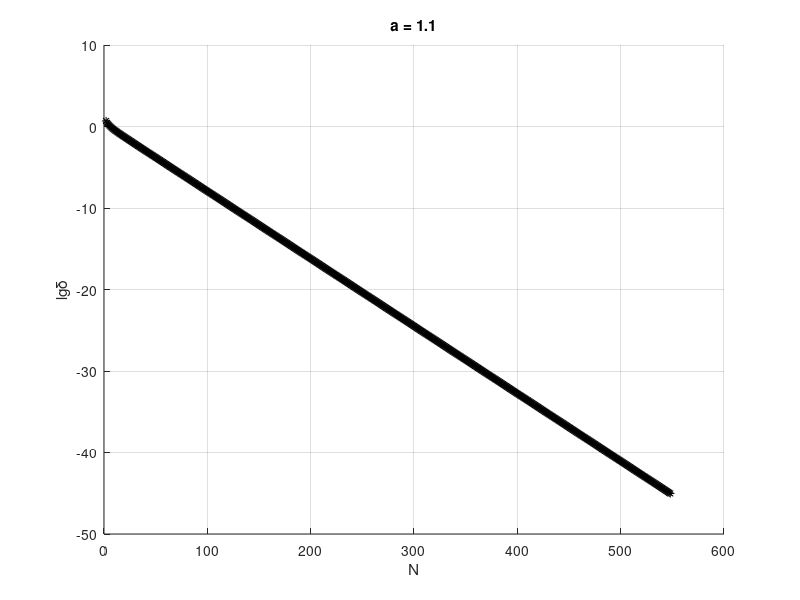

MATLAB code for this plot:
clear all
close all
clc

d = [4.76190476190475747393985637126128821968310983451338053758104400044125578
2.864323106014945982349844439942969276080475064321830991753696165141428121
1.932512788403375090345317048716682436171817160362671710456007099441248644
1.386673226903504828897711267003321015636311741247785443536963371829805953
1.03346926371634796974435754341880184598698163106353271039840708241725907
0.789991533397069904553517704806126021852591683957423008441153043603747713
0.614747317542262863296495712588679701203218269257397634687905204972507924
0.484657911111870286158551954073230530753773665926750662508753081933882153
0.385857707473261244785186768999971925769704876591620579112002375791446118
0.309511891205595615692134171848425908823151969407637933239026659558624138
0.249725057350200095382278523655969556684043690631634710922432037654572841
0.202414752350216300166718464036454703925417592432330082466873312529634048
0.164667390814216596261493206542113958640126202621035076865447537037082418
0.13435138638320912297097715886697397360418923539345007164551274640726396
0.109874939350245705320643612476656682893919331493274657261653188762347437
0.090028911600778984080278877422947333857639134593935335460890578163461107
0.073881710386050225115287273505739422740557206261548514826210869217317371
0.060707041821881222231138616142624100515976228470042921862041664054209287
0.049933058557565639635815147293802629988577782053907598662579691016692486
0.041105802453020508516829350402320084096145482171330733191138105168849007
0.033862426817782232780493667068346026627549231485686251534344493414701602
0.027911253611647715588660851380075521545145323780265300699282603516013918
0.02301670140749445816521269806839825041531212012154316764988591974444674
0.01898774641925088408627879842834221735519581959401527098579378952467725
0.015668987937970093435264003975602715718924107837170034931151674861398888
0.012933661901396835979907115493791960495702007081915293563613133930968437
0.010678131057683272124574099626397794782514800921854515752868795996457346
0.008817507644445544185854550372289270783733700857513335965264538984343641
0.007282153883640056184894379685551803498110635110569751014686303854164927
0.006014869238298506571352693970569673036321630159203531573945759098500382
0.004968619364095589422125693799168083890170385349010673072690305742350751
0.004104695379444518261917913930148376106146095986569506668825348248064753
0.003391217084933827247380014872412401845672291777952239064243997656220818
0.002801912553764618153717978587013792898637181981659139286701251248558461
0.002315120796886693340018084976808445804556875430630617537768643655196573
0.001912975176586661030670837660182651970772310127566658725810966016442848
0.001580733749795238949851549280509435411511222657605579065202380569849792
0.001306229377684603678578435300661851490461256169949859124508304244796955
0.001079417685050619843564832703925902369953366774491079159326472491190132
0.000892005118088683723361087543780073727646875673505785481575245211488964
0.000737142675523627273210643706331877197059649054754865168865676580834568
0.000609173558529445254615324378141351246247206911414027607900017279380365
0.000503425138536563232803874509065275777162970879395282245846179990208234
0.000416037385659966714241081277551166342791768108970947318953107083923179
0.000343821316846396676326970105732198617451926107007103625458379278300641
0.000284142176605847486985009149056508249849060359277044056305012123480007
0.000234823005289165119838434858691146697933211097181123289658215245683811
0.000194065020677411340845138544836600466974856660269767175851103845096804
0.000160381870367514779453045303217513284679129063082466631743838334414748
0.000132545330900082710333453678032740543915633970051011963615953827781658
0.000109540455586267114445124906667209383344526651894095151467473450671663
9.0528523381008337464711503625994763234122687343027290231727589177015e-05
7.4816429579163292662802174885475268389516375633506147393596510136197e-05
6.1831396697595497782759764723608094446398867401497319165730810700254e-05
5.1100079723246285555998196594319075619819437950939891650199196239569e-05
4.2231301373760218229741147914872986308307411269940332044942117285391e-05
3.4901786211047139354116307399830674625877669612484700724052824827359e-05
2.8844372355255796406833983314378973384800168376527666009493651764891e-05
2.3838270262565764348569213180017132088960258730324242264370862103527e-05
1.9701012922581626264695400119136974743480041915179861590866189599355e-05
1.6281803671373634177268862184857486142461765708291249366091143618098e-05
1.3456018886803637089926681605963461756113212295852574106176056354196e-05
1.1120665014569969146164826247623317991372124827543455008998759112013e-05
9.190624217108730884961817275302612347941830225356652224749900392169e-06
7.595551722134309123948910454517141165904798005669255565844945772626e-06
6.277311728503488797491671209338488290700364393960286798638605362865e-06
5.187858375219259130397139685268306048279247582707458844741521685576e-06
4.287484513755449583707427794289291976805008434253449138037580133418e-06
3.543374438145658633819612572513044281910661259442266602435427460317e-06
2.928407811693045730573100251885019724750395295805748353615536413267e-06
2.420171188631504053939513859443015650513014413774401287733283135918e-06
2.000141098063652354765822191421645239616453015681424069313146391491e-06
1.653008912309916676688039291402696095543845301938969516467833059191e-06
1.366122890684761006289949542091171466077862788522626842848661002634e-06
1.129027061258547433866392745056032481742625004684639959330926406438e-06
9.3308013318578889387773429716083251359388523973917590272684385944e-07
7.71140549432724484065646271954096077765475708036384070387298928994e-07
6.37306200606283818544210586747287301179540708299303673343929035023e-07
5.26699312983602717713507791983686400738742879917568289926754410203e-07
4.35288670411671459760930451700438509547678130840055503698367389332e-07
3.59742690522228453198485568253652264016088252677972283480377874502e-07
2.97308000296811998677726045494607499562739380453193697354142980477e-07
2.45709085417593311587955077300285512242590391101925352922281527756e-07
2.03065355930941447553700148503096724561500743216629264726891906496e-07
1.67822605531131793979513419385790478847634812273541766323145223915e-07
1.38696366379626877177352474495803117172411610161532394411560801588e-07
1.1462509493301584638047040147954826767869622151313147673729809567e-07
9.473148256297740974089554134533884960789079500349355244469084002e-08
7.8290480874574490003168559570641024828556615408628752705804066076e-08
6.4702876358038046863628936316237737799699754046308710980967682264e-08
5.3473451263859982165514054004806742483278262020544547004127498228e-08
4.4192934743229238113778132963204941980544351981246487017507096996e-08
3.6523086437898171941817709666388855212599906095080626514218039114e-08
3.01843688703658880215463462134810711437594348171356411074035148e-08
2.4945759337864882172723163151341510252803873635961861926230669576e-08
2.0616329990905530592895356460652788606582930922980687030204342001e-08
1.7038289221096872483999717804643800420669865808357706694464919234e-08
1.4081230742395895775603232859814753820310854809660745590731601656e-08
1.1637380765970797442170140951406823679275908790284345014182083685e-08
9.617670045731766063052229414020331574938049293948463527333414767e-09
7.948487635097249154920559756336917349960693619388151147640271063e-09
6.568998041434524459493401599788918069421869021738286784188426124e-09
5.428923998384934212435225493338455314120326840571369340397221623e-09
4.486714046339148298253878005798384079013645577392729344829545625e-09
3.708028136163858918558643689706324252387654817615332316717260881e-09
3.064486062052972878002230346738759341696730058744750436197342675e-09
2.532633108525190907529436038082054885406212576105675301287355153e-09
2.093085213240887569901758042098376398861315911077904601227166244e-09
1.729822489997390130760671985166959331010290321270551393151235363e-09
1.429605363440001957532017739215904992018048075496209028021054683e-09
1.181492035768183565382054735979766484122108594771669168556637031e-09
9.76439698891371884009575193182244420366799665686476369150363693e-10
8.06974957699584688079865354795222178240626728667316452729674401e-10
6.6692145260202019421402677006355293808319332839514778279671202e-10
5.51174754187678259968148307250300856635264662202273660669651406e-10
4.55516325755223906009062969068842932678366774844171621749972618e-10
3.76459773337957862247468572022979881780424401720283852389138097e-10
3.11123779608948942757469911686180344076321639659406633342538369e-10
2.57127090579625817465093418597220662297383009657818343750449332e-10
2.12501727747465904462427749228093296767653576162173569396269801e-10
1.75621262598280696480851396673949174322792096751821951712332705e-10
1.45141539335420286849117668077260333259637558121929738441974842e-10
1.19951685399806547235302672130513642257579153899818204881914534e-10
9.9133624296426934319936498572016321046617256740654273612839735e-11
8.1928615120376161905700896219156417285837546493812288051545113e-11
6.7709599272602499643118872471110355924603058410169130654997013e-11
5.5958346505985500703382163979775470794182643682502118293090284e-11
4.6246567360115358992218085883833111292053812122299926752060299e-11
3.8220303603262308709683612040387806763618580349543567461686542e-11
3.1587027771196351217949615155455645005111644696508830533049798e-11
2.6104981629023134278807754686813677149475412435605062594203647e-11
2.1574364982619515266944146577420652275994607652782869609244197e-11
1.7830053704614015894032823467923532667156530688104829140427413e-11
1.4735581574040534818532083041856763949014140589267361266379753e-11
1.2178166590102049920689348533221906764496272575217275016117251e-11
1.006460048767801750809955974059586266801335432085773465446576e-11
8.317851642702529737745676467705353043858923243350134417907268e-12
6.874257555948012471652258582805862824155458801774521307457357e-12
5.681204591689504414819715194020107945745923848025304492466194e-12
4.695210406352866794254043901442119221322553085608138992363292e-12
3.880339178802590758676951597775674036148159135448413034028219e-12
3.20689188330694850151858441306622981166655195238870057400692e-12
2.650323870500942444343038491984546152171030580094552091474278e-12
2.190350306198669749529461088303742887516035701487086732503177e-12
1.810206864626688125893041818055576576647467476221141868244254e-12
1.496038731096223552923877807838816170080004371899945963793013e-12
1.236395645533923593707742209185394931185066193215527362518279e-12
1.021814583085787888916007339857605465851564875983274044607014e-12
8.44474862054302255532591805922510152709012114698586414157977e-13
6.97913109135740591462358632728741325997691614688813145353054e-13
5.76787693500580353405185866943086011724626126477315414265386e-13
4.76684044215333995222650105844648102993581702895290576557453e-13
3.93953755549847994881082027110808093591203997756857967761043e-13
3.2558161615688904402581384071468551504237824699303324138364e-13
2.69075715832132782550802285204542759249161570650644693758398e-13
2.22376624654650457281502513673959474526407790300486602540624e-13
1.83782334425327717273464524267402990778423244580993673033662e-13
1.51886226797789285233855066590366495711343231752531410481081e-13
1.2552580727089871821399981518386765968259120404310819779344e-13
1.037403365875185624380958784189796640464729687689713971129e-13
8.5735815361584876470439172030821881045864934083262210662842e-14
7.085604575337544245636222819435880335306538462120236650726e-14
5.855871549865705515905080663014140729905036530435728389475e-14
4.8395632643517997032880265676989002399716147985387663017222e-14
3.9996390614477525030589136087437827162125170562513618933105e-14
3.3054868276427597474889394431681738015708595680018855741577e-14
2.7318072955725211844607280611971133302570948393926467885326e-14
2.2576919798119957708376634050232253543174896822566774917003e-14
1.8658611403404887631272586326322127436218003248189027902605e-14
1.5420340002813931634741822778710738770201399674802945441803e-14
1.2744082646953645017267094633593843083728340358237587715939e-14
1.0532299708226140665206238222954780756381696244652903053754e-14
8.704379924153826655350944419034787542265095602352754273487e-15
7.193702416656049008018105565486391371820275191973132725565e-15
5.945208608806647754045734914432147943570608578042797422017e-15
4.913395544468300841529497190200028571541322496425485370824e-15
4.060657474767188555557947031850168788923717719746707523946e-15
3.355915268402633557785268309312647282776389953568660628685e-15
2.773483692894737298692813141753327891035661169757098666418e-15
2.292135283384079542754942631429862733063903578872386435685e-15
1.894326680482709719017894172652394285907052299652332596567e-15
1.565559240068354653968621231043546184828256388098388700996e-15
1.293850611626739015432538768094694396594643842393482976641e-15
1.069298026137800557874026261880317765671424018596827732008e-15
8.83717376973388673887598307136066942925858927595410164667e-16
7.30344939647428487478828150339064111830764695285706743631e-16
6.03590859212750684007311330259363450457440816013822793288e-16
4.98835420836983932169126849532330474790500806585537928096e-16
4.12260678377672588489482688728742551719525063823796880274e-16
3.40711304444357445097266682229299054443006769428107960752e-16
2.81579590449882133025294626988922373080925772880259134978e-16
2.32710405330481058948227566565179642133413825161163049502e-16
1.92322649033455386046068114086329279194729579372489201985e-16
1.58944338044177976928723195772181281543465912468966607641e-16
1.31358957061304090311839994361251671573863232770100519608e-16
1.08561121538267824581826600239220387612047252050004879909e-16
8.9719935155593228202552721189412253266798830823065910162e-17
7.4148706740159680232893984024663573887925093845476600385e-17
6.127992292575179159262519957984329212113261354263746659e-17
5.0644564401447753224638793915797222378043280638570169366e-17
4.1855011902022929623783937034659470348764779877865722465e-17
3.4590918927291671675347247636573210774550584923592811004e-17
2.8587536303546831401156269370884626325588044460294353733e-17
2.3626063060782501421869332263059044434770691589909064372e-17
1.952567195105991534110106844885957968545570428594271733e-17
1.6136918967818109221503339574054180205975297435144716782e-17
1.3336296667618269913348291498833863654592432387308043371e-17
1.1021732783155593178299716009736839412558361271093271007e-17
9.108870068723629247019395086849783523933921978765160345e-18
7.527991792333576669040978083376552377099843227414054277e-18
6.221480820110392932989973908990765068323391528556807475e-18
5.141719686041646219224877951164301234979028668231378575e-18
4.249355112431111889940427636329365569356894120236523081e-18
3.511863729281910084551110065232116539401497233217669647e-18
2.90236671841480125327461539228184789362449689869509865e-18
2.398650180508099821420362455490530333400491212389047467e-18
1.982355521081073912080781274080458831437420689627840679e-18
1.638310348000887265824428030894039847994333627408561165e-18
1.353975494215609091775079793658723798120596139450037856e-18
1.118988011748437085108836220248953338465213302981885134e-18
9.24783480783832152321077716752777944032978856594914915e-19
7.64283868416390085052412844804899791151348450647940054e-19
6.31639560674702447590613710191543027598104651007679377e-19
5.2201616584686144260968079480634636624416829548739898e-19
4.31418318881703601892119049539988485608327591473677574e-19
3.56544065191490522486825571066466235518880489903702474e-19
2.94664516687182202396376991767676350019816979434806504e-19
2.43524393956348888268656077950722858421544883134792319e-19
2.0125982971599078424626331264073490335707596961355248e-19
1.66330437781810538629949741269101518214004637819160252e-19
1.37463171720504555179814989190860161235994129904905032e-19
1.13605927041739283454394918390927780932673479345444206e-19
9.3889195902263855460746025170816534456083514122161224e-20
7.759437677873044652741367889325967759943932886771183e-20
6.4127584114653251236742861183449362629454941972889136e-20
5.2998003400539868496404689592600000217066443298306682e-20
4.3800002810363520609666372722790147149450159684889884e-20
3.6198349430052490525938265415085264951466497073414025e-20
2.9915991264506185686176064955417056147093941399839811e-20
2.4723959722732380871952510492089670930806000981139052e-20
2.0433024564241633784551060897249366429809832625955051e-20
1.6886797160530273127975813234973220533765337158780975e-20
1.3956030711182041653682192136062056343562584775428102e-20
1.1533909678662842479297164358311291212935449282214985e-20
9.532156759225488112983812726586709592394619614762455e-21
7.877815503492137664179684153319593094829547841549302e-21
6.510591325200112720669531668496233055658416206285249e-21
5.380653987768687329992096388518269749393168013147039e-21
4.446821477494782199243165979403785522021481286988762e-21
3.675059072309736761270924029303287380940551291982084e-21
3.037238902735319146938555892056611880381335516306843e-21
2.510114795649023683027501747465458926225207949613811e-21
2.07447503772646551874060792653312622797356040499919e-21
1.714442179939227424578140365379633081729216293978328e-21
1.416894363586138138609760542944378561258036053945183e-21
1.170987077343915627933556594151628205327592900380595e-21
9.67757915160260693251467643652462363610705717390094e-22
7.99799929884512840471971717927010969096598227438545e-22
6.60991677590506372987307341291368875326686965111055e-22
5.46274113711162203508859207996992203645040044415222e-22
4.51466209678646376274938799854214949335397152190521e-22
3.73112569982352316833888911182493513933317253165025e-22
3.08357495853183683124837882090020076500337269192742e-22
2.54840905663788126718271061307158471331448238677424e-22
2.10612318730403376499815164409820385981502654566831e-22
1.74059767545787886354267141389563980628446103837793e-22
1.43851047558502362186675720454946692959810175318613e-22
1.18885163271489536327770312845808863905004263101691e-22
9.8252201050817782751539320173500665950388522593066e-23
8.120016615770063378932793839707420652584550596262e-23
6.7107575336942661716163118856918403562059322193852e-23
5.5460806063588967668729526057939237437664643301449e-23
4.5835376912056990671513144991554842250392176741321e-23
3.7880476786823953115451353557952282513188760197837e-23
3.1306179162664419006815900042601137841415470569841e-23
2.5872875341044970207665558433394575771693011676405e-23
2.1382541604169393412837077196939002524449044434884e-23
1.7671521986916851206475088796374440221558162154458e-23
1.4604563625551114341119215847149134266339683777287e-23
1.2069887293843894200555575309023440142729155144198e-23
9.9751134659866878110957443533499095869662882599e-24
8.243895426435277851441928837947567098449779733958e-24
6.813136716062212000132316638647977882574814489555e-24
5.630691500877860247850746775395800933670273523742e-24
4.653464050312280445096981893633748818200178074868e-24
3.84583805810932206084553639731761407560075362243e-24
3.178378560420926809746066855416548284262623562644e-24
2.626759140843740740891978412932908416949470556554e-24
2.170875323011355633640134582041004604238717803943e-24
1.794111837199467176092580677308340529074810760059e-24
1.4827370555367494928651804666869298892324407798e-24
1.225402525236982854068134755784974381724819272781e-24
1.012729359699985666265764409724081965702640864515e-24
8.36966412975194630349713227384293194568781788314e-25
6.91707779318342558008702694163303614267143044883e-25
5.71659321750696236617271567542153767256804311389e-25
4.72445720455120780414653716146320391911421968822e-25
3.9045100864059562324034589849460860607884211417e-25
3.22686784000492198502140127896172939760909650297e-25
2.66683292562390203630102597562983514664551563578e-25
2.2039941534081831451588563597120244273769694815e-25
1.82148277141172131342354103173727069234257074775e-25
1.50535766232373637956841263828482902152105097951e-25
1.24409724158986457559730725868042898876962137377e-25
1.02817953850402014437338360140045343734096515771e-25
8.4973515578844626308741278520471728821358862261e-26
7.0226045932929431889772238251200354570115798791e-26
5.8038054490024314503454366604635198195581768977e-26
4.7965334289276285232284221705644959143610597854e-26
3.964077213989774998884874664909274708142232262e-26
3.2760968710659292220975169193714671147873004639e-26
2.7075180752610980934301729950901597821515188804e-26
2.2376182440174360795051579333444678271178053633e-26
1.8492712760474675356685398569786865794838210108e-26
1.5283233686342704438308233872184692992458262054e-26
1.263077164160553881840074271263005757009090643e-26
1.0438654249260774197269014067047374310321745333e-26
8.626986982860142571539014638207361569567611112e-27
7.129741308148877006936275772761380219861955955e-27
5.892348188552789963285822507267162059452628785e-27
4.869709246737842158469650089145715156275188698e-27
4.024553096477554852954532278491157800725042592e-27
3.326076939237648101687260450192124398129516423e-27
2.748823916725328565759605225868932705065038534e-27
2.271755303078783571785386378363239486266443385e-27
1.877483721552713392501215634091396464142731537e-27
1.551639439299762883728949836902116421908825445e-27
1.282346644049390605916838311215166981260995265e-27
1.059790614916851569284747541925502220799018613e-27
8.7586001232797636210112064768044574008348897e-28
7.2385124985783158732324597054731519398187079e-28
5.98224173436224355727842771023986080016475934e-28
4.94400143335722528200350751546653049005865245e-28
4.085951597815888002984810106722649075457602e-28
3.37681950232717962244363973966890079831456816e-28
2.79075991927866039432333724698554426374261129e-28
2.30641315642864458153052141114914409106173717e-28
1.90612657556086298270645759717024458261128174e-28
1.57531121947178733462134142068184137700383772e-28
1.30191009873701411589180291024809528678170103e-28
1.07595875928678835177707917637507865566631214e-28
8.8922211511304808101135762351626140546836945e-29
7.3489431001078341935004868010616436010664331e-29
6.0735066943039942204477848668046427175907409e-29
5.0194270200859448261615685833811007166662543e-29
4.1482867934594578641234964243927183058390241e-29
3.4283361929417001605199732009791900606501418e-29
2.8333356966460327329655342680737038151149868e-29
2.3415997492942415499328049502587397023387094e-29
1.9352064043754059271032400187637853210352908e-29
1.5993441358474426566880922717533685130368763e-29
1.3217720130970598334006852529254140183284283e-29
1.0923735645430244792989317944534155907707699e-29
9.027880698702680189213371283308125625445814e-30
7.461058428679899777957134458356884267866612e-30
6.166163990644544275283719763240743576656348e-30
5.096003298053341553329326800196029654066054e-30
4.211572973597802256521583971547666907684958e-30
3.480638821155207914386248487460988900023565e-30
2.876561009219179630006923958524784974162311e-30
2.377323148115024103702279551782561935695843e-30
1.964729874475226214707050444920210103442488e-30
1.623743697913409832585740403366127081794887e-30
1.341936940424305430059723605550759330386638e-30
1.109038793739095217648241733319687509350593e-30
9.16560986561235569051991932783128353929585e-31
7.57488418645649108296959732077438047295603e-31
6.26023486484007426423502915500369656342112e-31
5.17374782218187872172609448650760632389444e-31
4.27582464643130403820921950215774311508618e-31
3.53373937721595317993321270840712934781751e-31
2.92044576629417571014900298391383200924826e-31
2.41359154239188036242563658775514103090325e-31
1.9947037540428760104644748124747027592354e-31
1.64851549920898817218659413429263910607979e-31
1.36240950347850240163040980156356600490467e-31
1.12595826733760510877603825423231877907503e-31
9.3054402259306192309787773012402750069398e-32
7.6904464677112543208853620857756751951467e-32
6.3557408824059942801473936494436720796657e-32
5.2526784152115646725437679369269408634812e-32
4.3410565414971601853756743682988690886231e-32
3.5876500342951731275632606291343527713587e-32
2.9650000283431178084334487585869707027088e-32
2.4504132465645597765492012259763183934246e-32
2.0251349145161647775531851294099580157255e-32
1.673665218608400372330788142024182882929e-32
1.3831943955441323157484613742792047620039e-32
1.1431358640860595804798090980575489064345e-32
9.447403835421978478332605373851615492598e-33
7.807771764811551200578386080703619374675e-33
6.452703937860785074152783223104244495587e-33
5.332813171785771927376101522880504274551e-33
4.407283613046091790244780635807222088238e-33
3.642383151277761221922183206539827272504e-33
3.010234009320463333656788125466739863167e-33
2.487796701917737890531551659703297493971e-33
2.056030332163419412218815363787725924223e-33
1.699198621622660396856759900149435651103e-33
1.404296381506330679717604127262243274904e-33
1.160575521906058225571916306549575987699e-33
9.59153323889304163763700483025960986559e-34
7.92688697429176866837128184671446519215e-34
6.55114625974526230436548192083667946652e-34
5.41417046259938945986830748010836217478e-34
4.47452104347056907896716514134381546098e-34
3.69795127559551103833907262715314845407e-34
3.05615807900455408360998660008927779623e-34
2.5257504785161599918018632271426177793e-34
2.08739708968277651564242301663176862126e-34
1.72512156172130262690506222888046423475e-34
1.42572029894322508125664275980479143761e-34
1.17828123879605359588555084067747261122e-34
9.7378614776533339306417903833900574396e-35
8.0478194030192829405818943231863356018e-35
6.6510904157184145793090760283940641556e-35
5.4967689386102590952435574267159697562e-35
4.5427842467853373616422059807968608491e-35
3.7543671461035839901172056083250910679e-35
3.1027827653748623006908337696046991295e-35
2.5642832771693072724230783042039243444e-35
2.1192423778258734366320820069567955275e-35
1.7514399816742752846298578071333410994e-35
1.4474710592349380180125587519594253257e-35
1.1962570737478824663346403029190067236e-35
9.886422097089936141775029776513798991e-36
8.17059677445449135970854479198524466e-36
6.752559317730983504350621852910609533e-36
5.580627535314861499091629673936068078e-36
4.612088872161041816440957498923480397e-36
3.811643696000860389792751907992223866e-36
3.150118757025503945671452967542785986e-36
2.603403931426035898321311738146493178e-36
2.1515734970463103123189567842565437e-36
1.778159914914305756089490398408067576e-36
1.469553648689508652016707432422961468e-36
1.214507147677279681572975538645169285e-36
1.003724915435768169790272983652520279e-36
8.29524723500634717108310183778202349e-37
6.85557622727797176157890471253027189e-37
5.66576547708923194586301992522701979e-37
4.68245080751176118257617138424735013e-37
3.86979405579484332762208051779046554e-37
3.19817690561557248157189768662390846e-37
2.64312140959964625215630236380908276e-37
2.18439785917326101266748756047349879e-37
1.80528748692005013216250844864107174e-37
1.49197312968599160382888772740710386e-37
1.23303564436858790321936757634439839e-37
1.01903772261866752405032046609137979e-37
8.4217993604848542203108306366014177e-38
6.9601647607312833567721178516125037e-38
5.7522022815961010199299120759948233e-38
4.7538861831372728035307703168110393e-38
3.9288315563117950719180559739455191e-38
3.2469682283568549079177202087924613e-38
2.6834448168238465988695675894099677e-38
2.2177229891106166665530129452776237e-38
1.8328289166203440573282988260274334e-38
1.5147346418349948448325755817351736e-38
1.2518468114338798355967141652219706e-38
1.0345841416808922597057635517866559e-38
8.550282162652000771865568595725126e-39
7.066348894753718511007435823380748e-39
5.83995776425927055927076894349954e-39
4.826411375420883985675462505573586e-39
3.988769731752796043310449969359945e-39
3.296503910539500334699686800000952e-39
2.724383397140082485837718181501397e-39
2.251556526562051281904844134041471e-39
1.860790517819876795305455555331287e-39
1.537843403156922726768015470257869e-39
1.270944961286712795675172129681054e-39
1.050367736600588921115429006584406e-39
8.68072509587263434211957212024278e-40
7.17415297179556444405738606091664e-40
5.92905204280625067820166287338691e-40
4.90004301058367748267843380980831e-40
4.0496223227964270437749943782764e-40
3.34679530809622018163429880325725e-40
2.7659465356167104707489524852696e-40
2.28590622778240500087823776252834e-40
1.88917870064661474260434805318603e-40
1.56130471127819368571742677749868e-40
1.29033447213073831359508132158999e-40
1.06639212572788267321945510126125e-40
8.8131580638667969726970658141975e-41
7.2836017056750371141992889839384e-41
6.0195055418801944849118598580375e-41
4.9747979684960272150338958199258e-41
4.1114032797487816994196879387877e-41
3.3978539502056126139004397708503e-41
2.8081437605005065180539619341967e-41
2.3207799673557907802031833128076e-41
1.9179999730213149957973201111461e-41
1.5851239446457151965223094346047e-41
1.3100197889634013275389135837442e-41
1.0826609826143816096648013582563e-41
8.947611426565140779459227554556e-42
7.394720187243921508630392131904e-42
6.111338997722252658189650351737e-42
5.050693386547318926100141091289e-42
4.174126765741589147930169560053e-42
3.449691541935200818782722314748e-42
2.850984745400995499705337909561e-42
2.356185740000825711510006107294e-42
1.947260942149445619332208935573e-42
1.609306563759875189379032667113e-42
1.3300054245949408446735586614e-42
1.099178036855325572470970416298e-42
9.08411600706912670133267324907e-43
7.50753389013983612555143905895e-43
6.20457346292554373632319891683e-43
5.12774666357488629192779404966e-43
4.23780715997929916106205702206e-43
3.50231996692509253975315486957e-43
2.89447931150839058387159760532e-43
2.39213166240367603989495093956e-43
1.97696831603614127444281646972e-43
1.63385811242660641740908006482e-43
1.35029596068318726034385056172e-43
1.115947074944822491027664574e-43
9.2227030987179200688294251767e-44
7.6220686766267422866067411082e-44
6.2992303112621167615223787013e-44
5.2059754638533199383857080987e-44
4.3024590610361178890419722352e-44
3.5557512901127967782357763782e-44
2.9386374298455756193464455454e-44
2.4286259750792646177345182952e-44
2.007128905024449897051755714e-44
1.6587842190287237549115728626e-44
1.3708960487925496308199028757e-44
1.1329719411520776690539013464e-44
9.363404472343336031784769007e-45
7.738350803592328538203121748e-45
6.395331242648143554684830619e-45
5.285397721206213192709752066e-45
4.368097290262036148787620246e-45
3.609997760555692147180089067e-45
2.983469223607907812223594623e-45
2.465677044311843646218476781e-45
2.037749623405649901476401757e-45
1.68409059786300074744099835e-45
1.391810411463793467277464242e-45
1.150256538406288862936576369e-45
9.50625238358470354904859736e-46
];

N = 2:length(d)+1;

title('a = 1.1');
xlabel('N'); ylabel('lg\delta');
grid on, hold on
plot(N, log10(d), 'k*-')